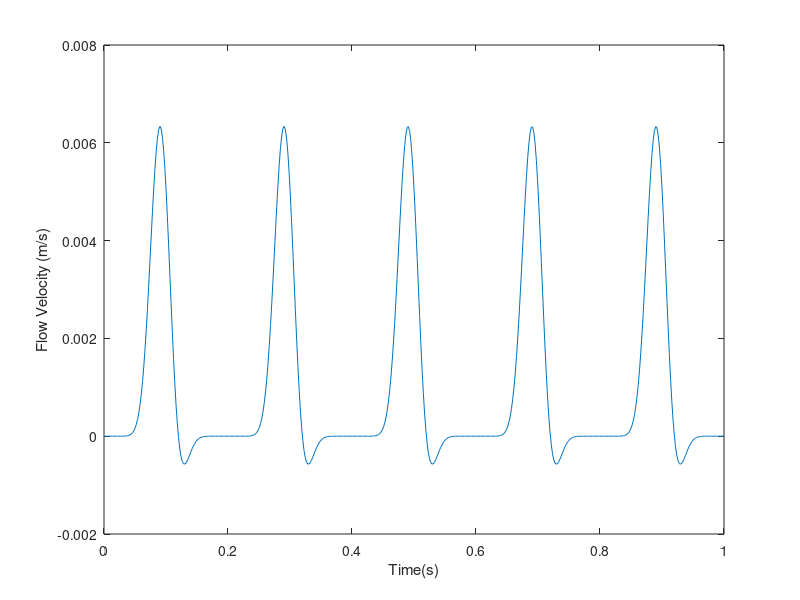

Write MATLAB code to recreate this figure.
% pulsatile_udf_inlet_profile
%
% PURPOSE: produce a UDF-formatted mathematical model describing the pulsatile linear velocity
% (constant across the full inlet face) boundary condition for CFD simulation through a vessel
% ORIGIN: The model is predicated on the work presented by Stevens et al.(2002) @
% https://pdfs.semanticscholar.org/ffa9/7e13dfe447e08db1700b603dbcaa744ed8a5.pdf

clear all; close all; clc;

% General Input Parameters
vfr = input('Volumetric Flow Rate (mL/min): ');         % volumetric flow rate (mL/min)
bpm = input('Cycles per Minute (bpm): ');               % cardiac cycles per minute (bpm)
r = input('Mean Vessel Radius at Inlet (mm): ');        % radius of the vessel at inlet (mm)
cycles = input('Number of Cycles to Plot: ');           % number of cardiac cycles to display (does not affect the model)

% Timing Parameters
p = 1/bpm;                          % calculate period as a fraction of a minute
dur = cycles*p;                     % duration over which to plot
t = linspace(0,dur,cycles*100);     % time variable

% Model Parameters
n = 13;                 % degree --- n=13 results in systole 1/3 of cycle
phi = pi/10;            % phase angle

v = vfr*p;              % volume of flow that occurs in a period
w = pi/p;               % frequency

% Geometric Parameters
area = pi*r^2;          % area of inlet face

% Model Equation for Volumetric Flow Rate
A = (sqrt(pi)*gamma(1+(n/2))*sin(phi))/(w*gamma((3+n)/2));
Q_vol = (v/A).*((sin(w.*t)).^n).*(cos((w.*t)-phi));             % units [mL/min]

% convert VFR to linear velocity-FR
Q_lv = Q_vol./(60*area);                                        % units [m/s]

max = max(Q_lv);        % maximum velocity
avg = mean(Q_lv);       % average velocity

% Preview the waveform
plot(t,Q_lv)
xlabel('Time(s)')
ylabel('Flow Velocity (m/s)')

% Generate text of model for Fluent UDF in C-language for direct import
% into ANSYS UDF interpreter, write to new .txt file

% Equation for the desired pulsatility case, readable in Fluent
model_text = '\t\tF_PROFILE(f,th,i) = (%f/(%f*60.0*%f))*pow(sin(%f*t),13.0)*(cos((%f*t)-(PI/10.0)));\n';

fileID = fopen('pulse_profile.c','w');

% Print Header Text
fprintf(fileID,'/* PULSATILE FLOW DEFINITION UDF */\n');
fprintf(fileID,'#include "udf.h"\n');
fprintf(fileID,'#define PI 3.141592654\n\n');

% Print Body Text
fprintf(fileID,'DEFINE_PROFILE(inlet_x_velocity,th, i)\n');
fprintf(fileID,'{\n');
fprintf(fileID,'\tface_t f\n');
fprintf(fileID,'\treal t = CURRENT_TIME;\n');
fprintf(fileID,'\tbegin_f_loop(f,th)\n');
fprintf(fileID,'\t{\n');
fprintf(fileID,model_text,v,A,area,w,w);
fprintf(fileID,'\t}\n');
fprintf(fileID,'\tend_f_loop(f,th)\n');
fprintf(fileID,'}');